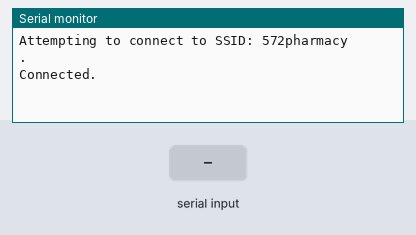
The sketch below on a simulated ESP8266 (NodeMCU). Parts: the last lines printed to the serial monitor. Inputs (shaded band) come from the test bench. WiFi joins after 1.5 s; servers stay silent unless stated.

Above: at 6.0 s.
6.1 s: "90,45\n" received over Serial
At 7.1 s:
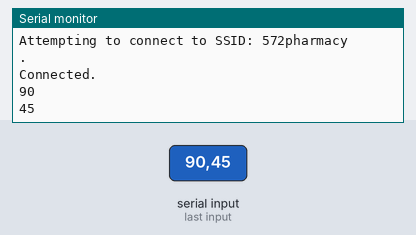
7.6 s: "30,150\n" received over Serial
At 9.6 s:
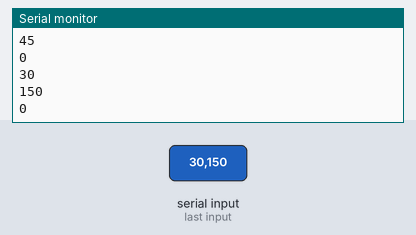
Timing chart, 0 to 11.1 s (numbered marks = the images above; inputs shaded):
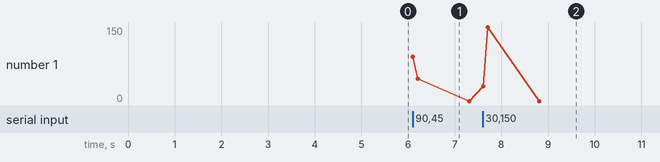

The sketch:

ESP_Main.ino
```cpp
#include "ThingSpeak.h"
#include <ESP8266WiFi.h>

char ssid[] = "572pharmacy";   // your network SSID (name)
char pass[] = "572pharmacY001";   // your network password
WiFiClient  client;

unsigned long myChannelNumber = 1239710;
const char * myWriteAPIKey = "K9N399Q6EPCKDTTH";

long oldmillis;

int speedx = -1;

void setup() {
  Serial.begin(9600);  //Initialize serial

  WiFi.mode(WIFI_STA);
  ThingSpeak.begin(client);  // Initialize ThingSpeak

  oldmillis = millis();
}

void loop() {

  // Connect or reconnect to WiFi
  if(WiFi.status() != WL_CONNECTED){
    Serial.print("Attempting to connect to SSID: ");
    Serial.println(ssid);
    while(WiFi.status() != WL_CONNECTED){
      WiFi.begin(ssid, pass); // Connect to WPA/WPA2 network. Change this line if using open or WEP network
      Serial.print(".");
      delay(5000);
    }
    Serial.println("\nConnected.");
  }

  if(Serial.available())
  {
    speedx  = Serial.parseInt();
    Serial.println(speedx);
  }

if(speedx != -1 and (millis()-oldmillis)>16000)
{

  ThingSpeak.setField(1, 1);
  ThingSpeak.setField(2, speedx );

  oldmillis = millis();

  Serial.print("Uploading Data: ");
  Serial.println(speedx);

  // Write to ThingSpeak. There are up to 8 fields in a channel, allowing you to store up to 8 different
  // pieces of information in a channel.  Here, we write to field 1.
  int x = ThingSpeak.writeFields(myChannelNumber, myWriteAPIKey);
  if(x == 200){
    ;
    //Serial.println("Channel update successful.");
  }
  else{

    Serial.println("Problem updating channel. HTTP error code " + String(x));
  }
 }
delay(100);
speedx = -1;
}
```

Measured:
- after the input at 6.1 s, the serial monitor: prints a new line at once (image 1)
- after the input at 7.6 s, the serial monitor: prints a new line at once (image 2)
